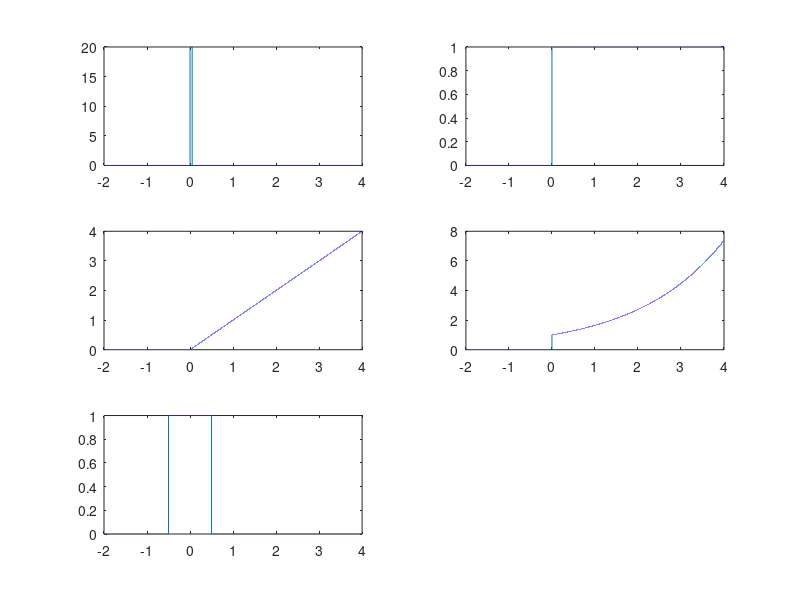
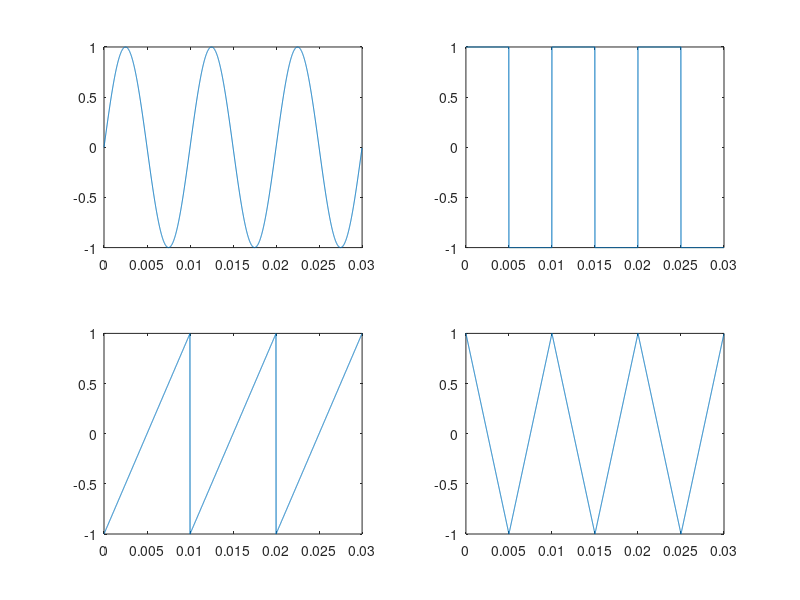

MATLAB code for these plots, in order:
% Basic signals; plots follow the order in x and y.
t = (-20000:40000)*1e-4;
x = {(t>=0 & t<0.0499)/0.05, double(t>=0), t.*(t>=0), ...
     exp(0.5*t).*(t>=0), double(abs(t)<=0.5)};
figure;
for i = 1:5
    subplot(3,2,i); plot(t,x{i});
end
t = (0:2999)*1e-5;
w = 100*t;
saw = 2*(w-floor(w+1e-9))-1;
y = {sin(2*pi*w), 2*(mod(floor(2*w+1e-9),2)==0)-1, saw, 2*abs(saw)-1};
figure;
for i = 1:4
    subplot(2,2,i); plot(t,y{i});
end
